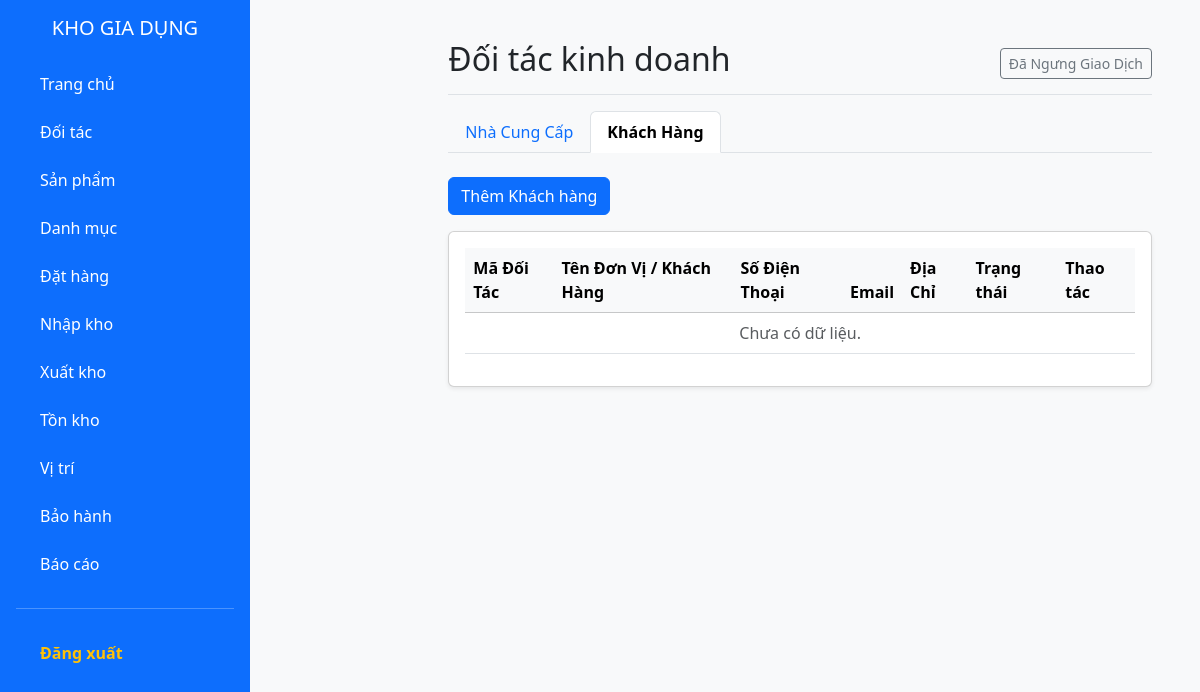
/public/partner/customer (signed in), run on an earlier commit of the app's database.
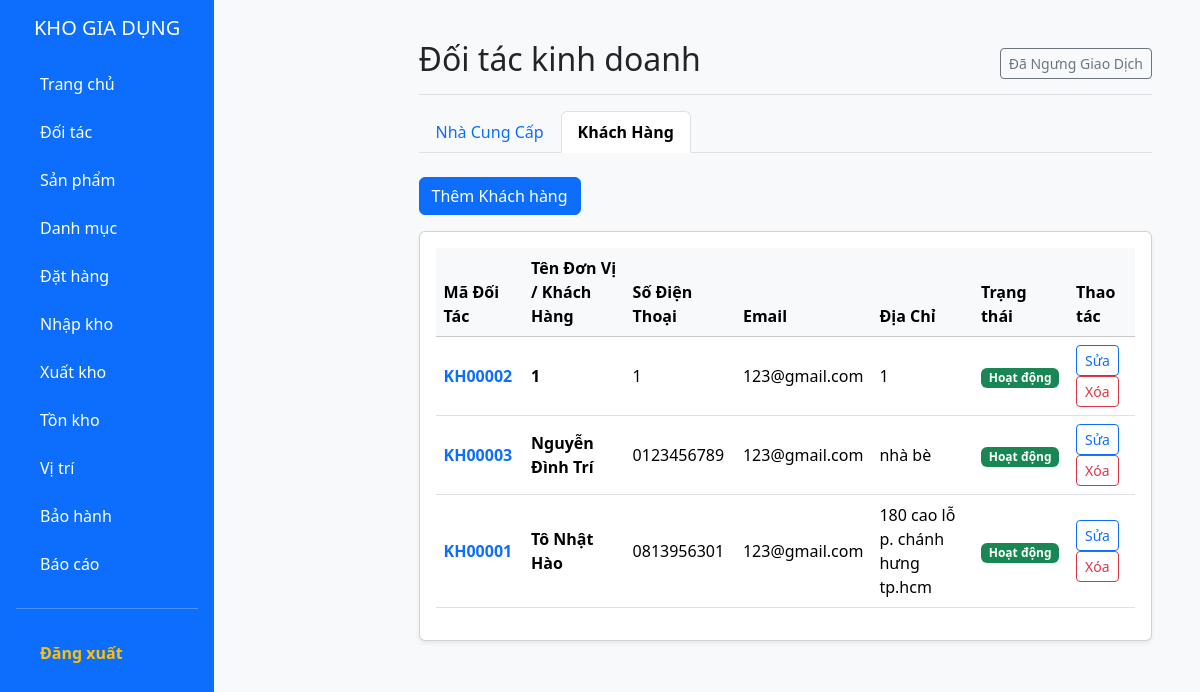
And on a later commit of the database.
### tables this page shows
CREATE TABLE IF NOT EXISTS `khachhang` (
  `maKH` varchar(10) NOT NULL,
  `tenKH` varchar(100) NOT NULL,
  `diaChi` varchar(200) DEFAULT NULL,
  `sdt` varchar(20) DEFAULT NULL,
  `email` varchar(50) DEFAULT NULL,
  `trangThai` tinyint DEFAULT '1',
  PRIMARY KEY (`maKH`)
);

### app/controllers/PartnerController.php (called while the page is built, shortened)
<?php
class PartnerController extends Controller {
    private $partnerModel;
    public function __construct() {
        $this->partnerModel = $this->model('PartnerModel');
    }
    public function customer() {
        $data = [
            'title' => 'Quản lý Khách hàng',
            'type' => 'customer',
            'list' => $this->partnerModel->getCustomers()
        ];
        $this->view('partners/index', $data);
    }
}
?>

### app/core/app.php (called while the page is built, shortened)
<?php
class App {
    protected $action = 'index';
    public function __construct() {
        $url = $this->parseUrl();
        if (isset($url[0])) {
            if (file_exists(APP_ROOT . '/controllers/' . ucfirst($url[0]) . 'Controller.php')) {
                unset($url[0]);
            }
        }
        $this->controller = new $this->controller;
        if (isset($url[1])) {
            if (method_exists($this->controller, $url[1])) {
                $this->action = $url[1];
                unset($url[1]);
            }
        }
        $this->params = $url ? array_values($url) : [];
        call_user_func_array([$this->controller, $this->action], $this->params);
    }
    public function parseUrl() {
        if (isset($_GET['url'])) {
            return explode('/', filter_var(rtrim($_GET['url'], '/'), FILTER_SANITIZE_URL));
        }
    }
}
?>

### public/index.php (called while the page is built, shortened)
<?php
require_once ROOT_PATH . '/app/core/Database.php';
require_once ROOT_PATH . '/app/core/Controller.php';
require_once ROOT_PATH . '/app/core/App.php';
$app = new App();
?>

### app/models/PartnerModel.php (called while the page is built, shortened)
<?php
class PartnerModel {
    private $conn;
    public function __construct() {
        $this->conn = Database::getInstance()->getConnection();
    }
    public function getCustomers() {
        $sql = "SELECT * FROM KHACHHANG WHERE trangThai = 1 ORDER BY tenKH ASC";
        $stmt = $this->conn->prepare($sql);
        $stmt->execute();
        return $stmt->fetchAll();
    }
}
?>

### app/core/Database.php (called while the page is built, shortened)
<?php
class Database {
    private static $instance = null;
    private $conn;
    private function __construct() {
        try {
            $dsn = "mysql:host=" . DB_HOST . ";dbname=" . DB_NAME . ";charset=utf8mb4";
            $this->conn = new PDO($dsn, DB_USER, DB_PASS);
            $this->conn->setAttribute(PDO::ATTR_ERRMODE, PDO::ERRMODE_EXCEPTION);
            $this->conn->setAttribute(PDO::ATTR_DEFAULT_FETCH_MODE, PDO::FETCH_ASSOC);
        } catch(PDOException $e) {
            die("Lỗi kết nối MySQL: " . $e->getMessage());
        }
    }
    public static function getInstance() {
        if (!self::$instance) {
            self::$instance = new Database();
        }
        return self::$instance;
    }
    public function getConnection() {
        return $this->conn;
    }
}
?>

### app/views/partners/index.php (the view, shortened to what the changed rows need)
<?php require_once APP_ROOT . '/views/layouts/header.php'; ?>
<?php require_once APP_ROOT . '/views/layouts/sidebar.php'; ?>
<main class="col-md-9 ms-sm-auto col-lg-10 px-md-4">
    <div class="d-flex justify-content-between flex-wrap flex-md-nowrap align-items-center pt-3 pb-2 mb-3 border-bottom">
        <h1 class="h2">Đối tác kinh doanh</h1>
    </div>
    <div class="card shadow-sm">
        <div class="card-body">
            <div class="table-responsive">
                <table class="table table-hover align-middle">
                    <thead class="table-light">
                        <tr>
                            <th>Mã Đối Tác</th>
                            <th>Tên Đơn Vị / Khách Hàng</th>
                            <th>Số Điện Thoại</th>
                            <th>Email</th>
                            <th>Địa Chỉ</th>
                            <th>Trạng thái</th>
                            <th>Thao tác</th>
                        </tr>
                    </thead>
                    <tbody>
                        <?php if (!empty($data['list'])): ?>
                            <?php foreach ($data['list'] as $item): ?>
                                <?php
                                    $code = ($data['type'] == 'supplier') ? $item['maNCC'] : $item['maKH'];
                                    $name = ($data['type'] == 'supplier') ? $item['tenNCC'] : $item['tenKH'];
                                ?>
                                <tr>
                                    <td class="fw-bold text-primary"><?php echo $code; ?></td>
                                    <td class="fw-bold"><?php echo $name; ?></td>
                                    <td><?php echo $item['sdt']; ?></td>
                                    <td><?php echo $item['email']; ?></td>
                                    <td><?php echo $item['diaChi']; ?></td>
                                    <td>
                                        <span class="badge bg-success">Hoạt động</span>
                                    </td>
                                    <td>
                                        <a href="<?php echo BASE_URL; ?>/partner/edit/<?php echo $data['type']; ?>/<?php echo $code; ?>"
                                           class="btn btn-sm btn-outline-primary">
                                           <i class="bi bi-pencil"></i> Sửa
                                        </a>
                                        <a href="<?php echo BASE_URL; ?>/partner/delete/<?php echo $data['type']; ?>/<?php echo $code; ?>"
                                           class="btn btn-sm btn-outline-danger"
                                           onclick="return confirm('Bạn có chắc chắn muốn xóa đối tác này? Nếu đã có giao dịch, hệ thống sẽ chuyển sang trạng thái ngưng hoạt động.');">
                                           <i class="bi bi-trash"></i> Xóa
                                        </a>
                                    </td>
                                </tr>
                            <?php endforeach; ?>
                        <?php else: ?>
                            <tr><td colspan="7" class="text-center text-muted">Chưa có dữ liệu.</td></tr>
                        <?php endif; ?>
                    </tbody>
                </table>
            </div>
        </div>
    </div>
</main>
<?php require_once APP_ROOT . '/views/layouts/footer.php'; ?>

What changed in the data, as far as the page shows it:
added khachhang: maKH "KH00002", tenKH "1", sdt "1", email "123@gmail.com", diaChi "1"
added khachhang: maKH "KH00003", tenKH "Nguyễn Đình Trí", sdt "0123456789", email "123@gmail.com", diaChi "nhà bè"
added khachhang: maKH "KH00001", tenKH "Tô Nhật Hào", sdt "0813956301", email "123@gmail.com", diaChi "180 cao lỗ p. chánh hưng tp.hcm"
Also different on the page:
text no longer shown: "Chưa có dữ liệu."
